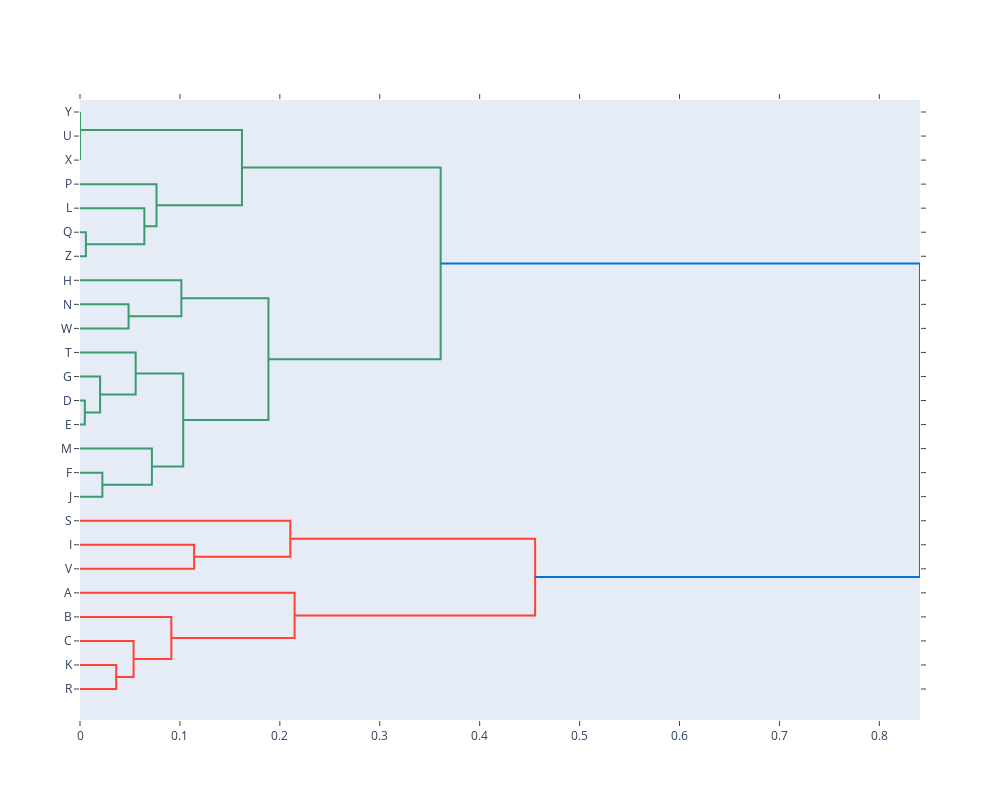

The notebook cell this image was saved under:
### Code cell
import plotly.figure_factory as ff

fig = ff.create_dendrogram(np.nan_to_num(sample_array).transpose(), labels=sample_labels, orientation="left")
fig.update_layout(height=800, width=1000)
fig.show()

### Figure 1 — Plotly figure (JSON) as saved in the notebook; plotly's stock layout.template omitted (floating-point values rounded to 4 significant figures)
{"data": [{"hoverinfo": "text", "marker": {"color": "rgb(61,153,112)"}, "mode": "lines", "type": "scatter", "x": [0.0, 0.0, 0.0, 0.0], "xaxis": "x", "y": [-15.0, -15.0, -25.0, -25.0], "yaxis": "y"}, {"hoverinfo": "text", "marker": {"color": "rgb(61,153,112)"}, "mode": "lines", "type": "scatter", "x": [0.0, 0.0, 0.0, 0.0], "xaxis": "x", "y": [-5.0, -5.0, -20.0, -20.0], "yaxis": "y"}, {"hoverinfo": "text", "marker": {"color": "rgb(61,153,112)"}, "mode": "lines", "type": "scatter", "x": [0.0, 0.005893, 0.005893, 0.0], "xaxis": "x", "y": [-55.0, -55.0, -65.0, -65.0], "yaxis": "y"}, {"hoverinfo": "text", "marker": {"color": "rgb(61,153,112)"}, "mode": "lines", "type": "scatter", "x": [0.0, 0.06442, 0.06442, 0.005893], "xaxis": "x", "y": [-45.0, -45.0, -60.0, -60.0], "yaxis": "y"}, {"hoverinfo": "text", "marker": {"color": "rgb(61,153,112)"}, "mode": "lines", "type": "scatter", "x": [0.0, 0.07656, 0.07656, 0.06442], "xaxis": "x", "y": [-35.0, -35.0, -52.5, -52.5], "yaxis": "y"}, {"hoverinfo": "text", "marker": {"color": "rgb(61,153,112)"}, "mode": "lines", "type": "scatter", "x": [0.0, 0.1621, 0.1621, 0.07656], "xaxis": "x", "y": [-12.5, -12.5, -43.75, -43.75], "yaxis": "y"}, {"hoverinfo": "text", "marker": {"color": "rgb(61,153,112)"}, "mode": "lines", "type": "scatter", "x": [0.0, 0.04861, 0.04861, 0.0], "xaxis": "x", "y": [-85.0, -85.0, -95.0, -95.0], "yaxis": "y"}, {"hoverinfo": "text", "marker": {"color": "rgb(61,153,112)"}, "mode": "lines", "type": "scatter", "x": [0.0, 0.1015, 0.1015, 0.04861], "xaxis": "x", "y": [-75.0, -75.0, -90.0, -90.0], "yaxis": "y"}, {"hoverinfo": "text", "marker": {"color": "rgb(61,153,112)"}, "mode": "lines", "type": "scatter", "x": [0.0, 0.004827, 0.004827, 0.0], "xaxis": "x", "y": [-125.0, -125.0, -135.0, -135.0], "yaxis": "y"}, {"hoverinfo": "text", "marker": {"color": "rgb(61,153,112)"}, "mode": "lines", "type": "scatter", "x": [0.0, 0.02011, 0.02011, 0.004827], "xaxis": "x", "y": [-115.0, -115.0, -130.0, -130.0], "yaxis": "y"}, {"hoverinfo": "text", "marker": {"color": "rgb(61,153,112)"}, "mode": "lines", "type": "scatter", "x": [0.0, 0.0557, 0.0557, 0.02011], "xaxis": "x", "y": [-105.0, -105.0, -122.5, -122.5], "yaxis": "y"}, {"hoverinfo": "text", "marker": {"color": "rgb(61,153,112)"}, "mode": "lines", "type": "scatter", "x": [0.0, 0.02239, 0.02239, 0.0], "xaxis": "x", "y": [-155.0, -155.0, -165.0, -165.0], "yaxis": "y"}, {"hoverinfo": "text", "marker": {"color": "rgb(61,153,112)"}, "mode": "lines", "type": "scatter", "x": [0.0, 0.07195, 0.07195, 0.02239], "xaxis": "x", "y": [-145.0, -145.0, -160.0, -160.0], "yaxis": "y"}, {"hoverinfo": "text", "marker": {"color": "rgb(61,153,112)"}, "mode": "lines", "type": "scatter", "x": [0.0557, 0.1033, 0.1033, 0.07195], "xaxis": "x", "y": [-113.8, -113.8, -152.5, -152.5], "yaxis": "y"}, {"hoverinfo": "text", "marker": {"color": "rgb(61,153,112)"}, "mode": "lines", "type": "scatter", "x": [0.1015, 0.1886, 0.1886, 0.1033], "xaxis": "x", "y": [-82.5, -82.5, -133.1, -133.1], "yaxis": "y"}, {"hoverinfo": "text", "marker": {"color": "rgb(61,153,112)"}, "mode": "lines", "type": "scatter", "x": [0.1621, 0.361, 0.361, 0.1886], "xaxis": "x", "y": [-28.12, -28.12, -107.8, -107.8], "yaxis": "y"}, {"hoverinfo": "text", "marker": {"color": "rgb(255,65,54)"}, "mode": "lines", "type": "scatter", "x": [0.0, 0.1142, 0.1142, 0.0], "xaxis": "x", "y": [-185.0, -185.0, -195.0, -195.0], "yaxis": "y"}, {"hoverinfo": "text", "marker": {"color": "rgb(255,65,54)"}, "mode": "lines", "type": "scatter", "x": [0.0, 0.2105, 0.2105, 0.1142], "xaxis": "x", "y": [-175.0, -175.0, -190.0, -190.0], "yaxis": "y"}, {"hoverinfo": "text", "marker": {"color": "rgb(255,65,54)"}, "mode": "lines", "type": "scatter", "x": [0.0, 0.03621, 0.03621, 0.0], "xaxis": "x", "y": [-235.0, -235.0, -245.0, -245.0], "yaxis": "y"}, {"hoverinfo": "text", "marker": {"color": "rgb(255,65,54)"}, "mode": "lines", "type": "scatter", "x": [0.0, 0.05361, 0.05361, 0.03621], "xaxis": "x", "y": [-225.0, -225.0, -240.0, -240.0], "yaxis": "y"}, {"hoverinfo": "text", "marker": {"color": "rgb(255,65,54)"}, "mode": "lines", "type": "scatter", "x": [0.0, 0.0914, 0.0914, 0.05361], "xaxis": "x", "y": [-215.0, -215.0, -232.5, -232.5], "yaxis": "y"}, {"hoverinfo": "text", "marker": {"color": "rgb(255,65,54)"}, "mode": "lines", "type": "scatter", "x": [0.0, 0.2148, 0.2148, 0.0914], "xaxis": "x", "y": [-205.0, -205.0, -223.8, -223.8], "yaxis": "y"}, {"hoverinfo": "text", "marker": {"color": "rgb(255,65,54)"}, "mode": "lines", "type": "scatter", "x": [0.2105, 0.4555, 0.4555, 0.2148], "xaxis": "x", "y": [-182.5, -182.5, -214.4, -214.4], "yaxis": "y"}, {"hoverinfo": "text", "marker": {"color": "rgb(0,116,217)"}, "mode": "lines", "type": "scatter", "x": [0.361, 0.8407, 0.8407, 0.4555], "xaxis": "x", "y": [-67.97, -67.97, -198.4, -198.4], "yaxis": "y"}], "layout": {"autosize": false, "height": 800, "hovermode": "closest", "showlegend": false, "width": 1000, "xaxis": {"mirror": "allticks", "rangemode": "tozero", "showgrid": false, "showline": true, "showticklabels": true, "ticks": "outside", "type": "linear", "zeroline": false}, "yaxis": {"mirror": "allticks", "rangemode": "tozero", "showgrid": false, "showline": true, "showticklabels": true, "tickmode": "array", "ticks": "outside", "ticktext": ["Y", "U", "X", "P", "L", "Q", "Z", "H", "N", "W", "T", "G", "D", "E", "M", "F", "J", "S", "I", "V", "A", "B", "C", "K", "R"], "tickvals": [-5, -15, -25, -35, -45, -55, -65, -75, -85, -95, -105, -115, -125, -135, -145, -155, -165, -175, -185, -195, -205, -215, -225, -235, -245], "type": "linear", "zeroline": false}}}
